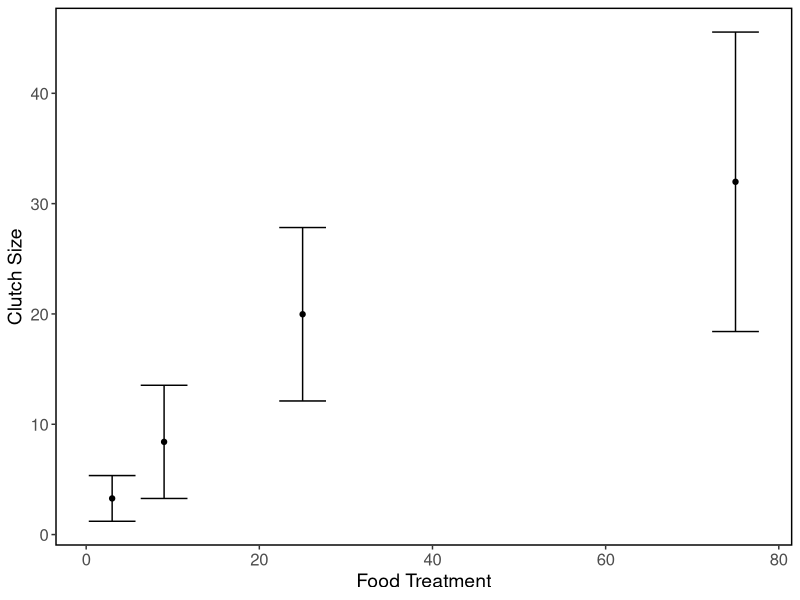
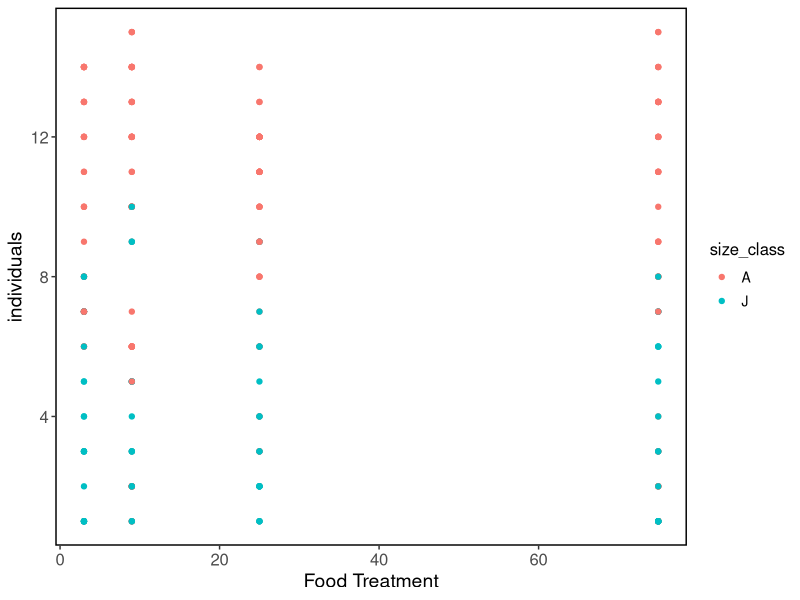

Here is the R script that generated these plots, in order:
library(tidyverse)
library(ggplot2)

dat <- read.csv("daphnia_lifetime.csv")


theme_set(theme_bw()) 
theme_update(axis.text.x = element_text(size = 12),
             axis.text.y = element_text(size = 12),
             axis.title.x = element_text(size = 14),
             axis.title.y = element_text(size = 14),
             legend.title = element_text(size = 12),
             legend.text = element_text(size = 10),
             legend.spacing = unit(0.25, "cm"),
             panel.grid.major = element_blank(),
             panel.grid.minor = element_blank(),
             strip.background = element_blank(),
             panel.spacing = unit(0, "lines"),
             legend.key = element_rect(fill = "white"),
             panel.spacing.y = unit(-0.25, "lines"),
             panel.border = element_rect(colour = "black", 
                                         fill = NA, size = 1),
             strip.text.x = element_text(size = 18, colour = "black", 
                                         face = "bold"))



dat1 <- dat %>%
  group_by(treatment) %>%
  summarize(average = mean(clutch_size, na.rm=TRUE), 
            standard_dev = sd(clutch_size, na.rm = TRUE))


ggplot(dat1, aes(treatment,average))+geom_point() + 
  geom_errorbar(aes(ymin = average-standard_dev, ymax = average+standard_dev))+
  ylab("Clutch Size") + xlab("Food Treatment")


dat2 <- dat %>%
  filter(size_class == "A" | size_class == "J")
  

dat2 <- dat2 %>% 
  group_by(treatment,Date) %>%
  count(size_class)


ggplot(dat2, aes(treatment,n))+geom_point(aes(color = size_class)) + #facet_grid(~Date)+
  ylab("individuals") + xlab("Food Treatment")


